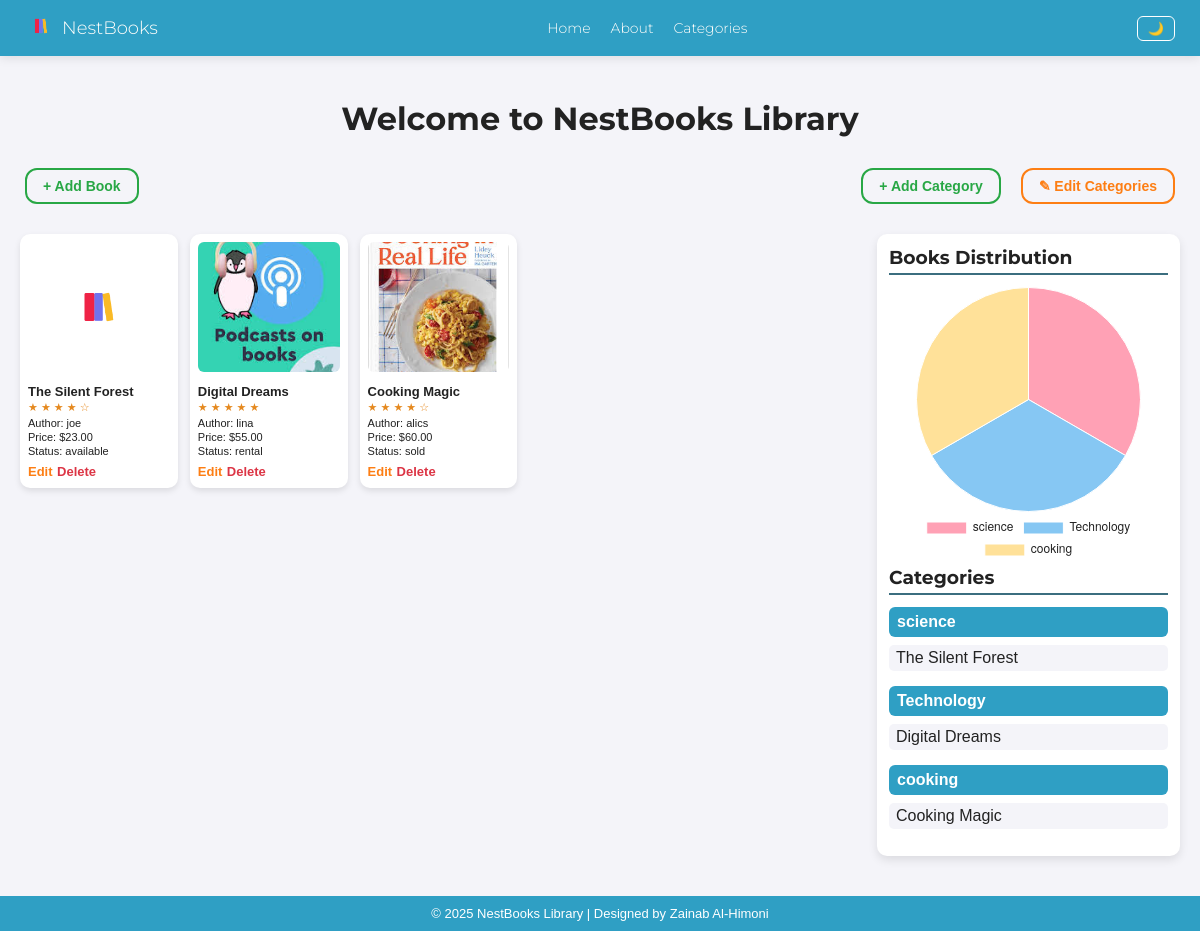
/home/, run on an earlier commit of the app's database.
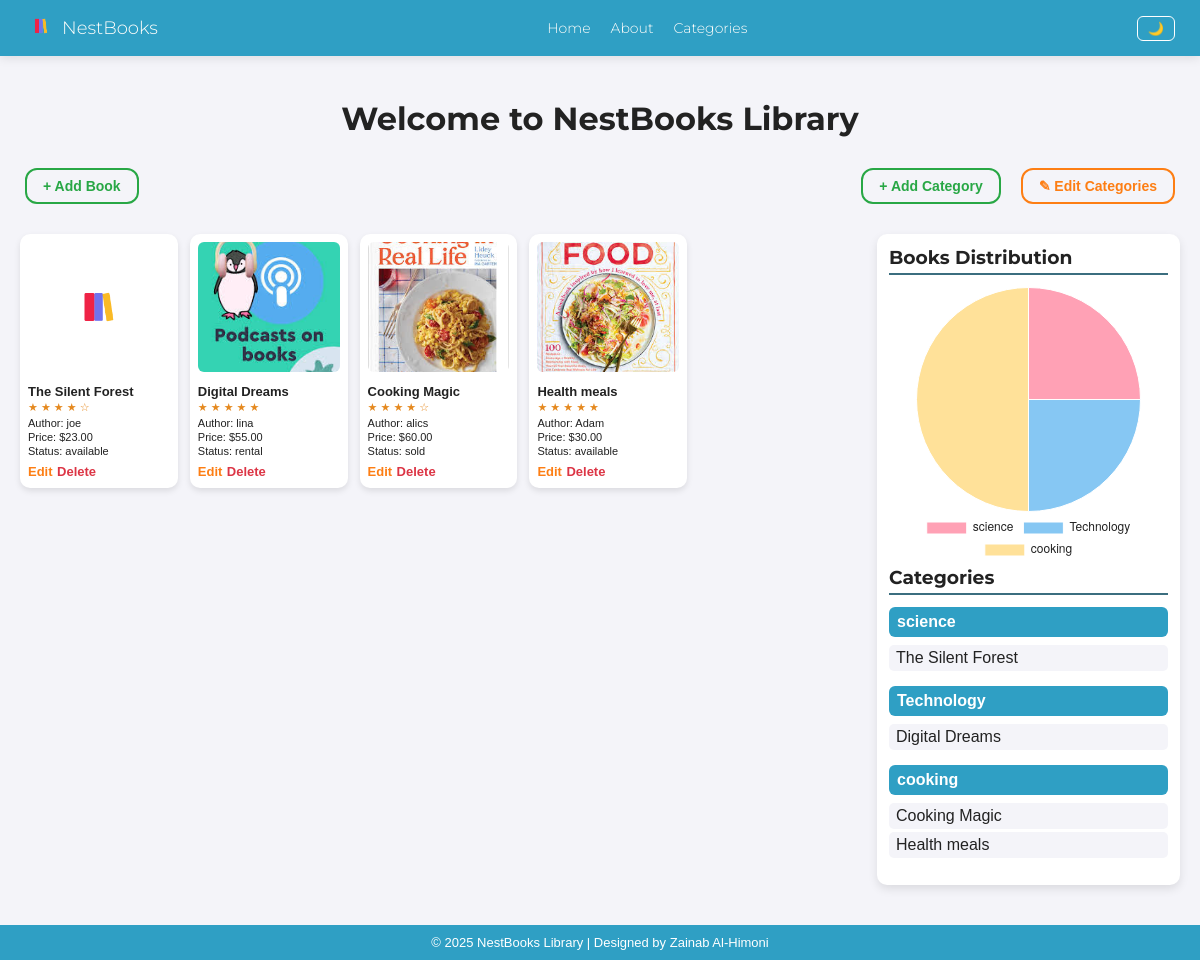
And on a later commit of the database.
### lms_app/models.py (models this page shows, shortened)
class Book(models.Model):
    STATUS_BOOK = [
        ('available', 'Available'),
        ('rental', 'Rental'),
        ('sold', 'Sold'),
    ]
    title = models.CharField(max_length=250)
    author = models.CharField(max_length=250, null=True, blank=True)
    photo_book = models.ImageField(upload_to='book', null=True, blank=True)
    pages = models.IntegerField(null=True, blank=True)
    price = models.DecimalField(max_digits=5, decimal_places=2, null=True, blank=True)
    rental_price_day = models.DecimalField(max_digits=5, decimal_places=2, null=True, blank=True)
    status = models.CharField(max_length=50, choices=STATUS_BOOK, null=True, blank=True)
    category = models.ForeignKey(Category, on_delete=models.PROTECT, null=True, blank=True)
    rating = models.FloatField(default=0)
    description = models.TextField(blank=True, null=True)

class Category(models.Model):
    name = models.CharField(max_length=50)

### lms_app/views.py (the view)
# urls.py: 2. Add a URL to urlpatterns:  path('', views.home, name='home')
def home(request):
    books = Book.objects.all()
    categories = Category.objects.prefetch_related('book_set').all()
    chart_labels = [category.name for category in categories]
    chart_data = [category.book_set.count() for category in categories]
    context = {
        'books': books,
        'categories': categories,
        'chart_labels': chart_labels,
        'chart_data': chart_data,
    }
    return render(request, 'home.html', context)

### lms_app/templates/home.html (shortened to what this page needs)
{% extends 'base.html' %}
{% block content %}
<br><h1>Welcome to NestBooks Library</h1>
<div style="display: flex; justify-content: space-between; margin-bottom: 30px; flex-wrap: wrap; gap: 30px;">
    <div style="display: flex; align-items: center; justify-content: flex-start; gap: 20px; margin-left: 25px;">
        <a href="{% url 'add_book' %}" class="btn btn-custom green">+ Add Book</a>
    </div>
    <div style="display: flex; align-items: center; justify-content: flex-end; gap: 20px; margin-right: 25px;">
        <a href="{% url 'add_category' %}" class="btn btn-custom green">+ Add Category</a>
        <a href="{% url 'manage_categories' %}" class="btn btn-custom orange">✎ Edit Categories</a>
    </div>
</div>
<div class="container">
    <div class="main-books">
        <div class="books-container">
            {% for book in books %}
                <div class="book-card">
    <a href="{% url 'book_detail' book.id %}" style="text-decoration: none; color: inherit;">
        {% if book.photo_book %}
            <img src="{{ book.photo_book.url }}" alt="{{ book.title }}">
        {% else %}
            <img src="https://via.placeholder.com/150x150" alt="No Image">
        {% endif %}
        <div class="book-title">{{ book.title }}</div>
        <div class="book-rating">
            {% for i in "★★★★★" %}
                {% if forloop.counter <= book.rating %}
                    ★
                {% else %}
                    ☆
                {% endif %}
            {% endfor %}
        </div>
        <div class="book-author">Author: {{ book.author }}</div>
        <div class="book-price">Price: ${{ book.price }}</div>
        <div class="book-status">Status: {{ book.status }}</div>
    </a>
    <div class="book-actions mt-2 text-center">
        <a href="{% url 'edit_book' book.id %}" class="btn btn-custom orange btn-sm">Edit</a>
        <a href="{% url 'delete_book' book.id %}" class="btn btn-custom red btn-sm">Delete</a>
    </div>
</div>
            {% endfor %}
        </div>
    </div>
    <div class="sidebar">
        <h3>Books Distribution</h3>
        <div class="chart-container">
            <canvas id="booksPieChart"></canvas>
        </div>
        <h3>Categories</h3>
        {% for category in categories %}
            <div class="category">
                <strong>{{ category.name }}</strong>
                <ul>
                    {% for book in category.book_set.all %}
                        <li>{{ book.title }}</li>
                    {% empty %}
                        <li>No books</li>
                    {% endfor %}
                </ul>
            </div>
        {% endfor %}
    </div>
</div>
{% endblock %}

What changed in the data, as far as the page shows it:
added Book: photo_book (picture), title "Health meals", rating 5 (drawn), author "Adam", price "30.00", status "available"
Also different on the page:
chart data {{ chart_data|safe }}: [1, 1, 1] → [1, 1, 2]
